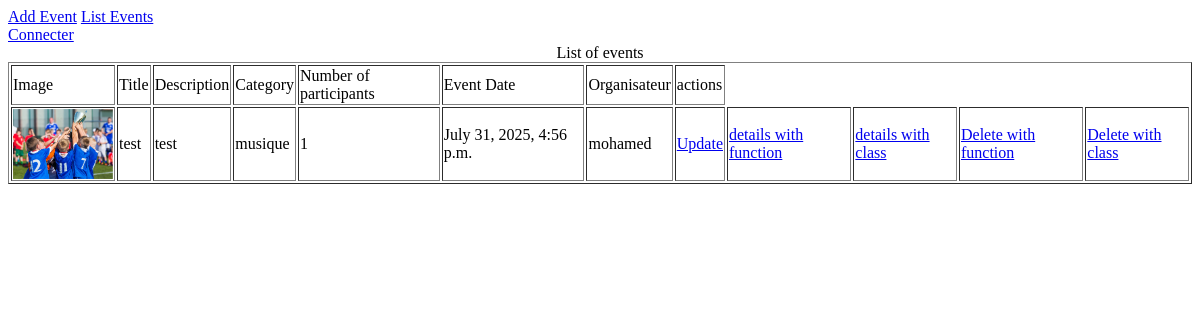
/event/list/, run on an earlier commit of the app's database.
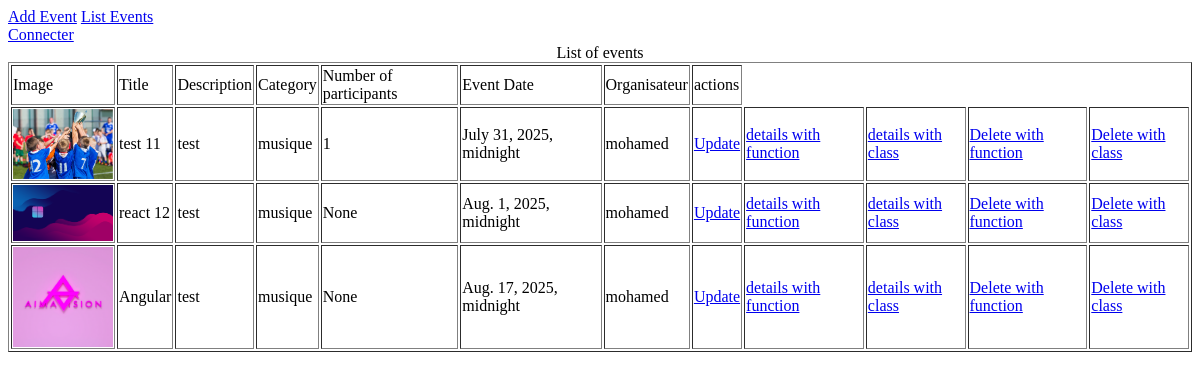
And on a later commit of the database.
### Event/models.py (models this page shows, shortened)
class Event(models.Model):
    title=models.CharField(max_length=30)
    description=models.TextField()
    category =models.CharField(choices=category_list ,max_length=20)
    image = models.ImageField(null=True , upload_to='images')
    state= models.BooleanField(default=True)
    nbr_participants= models.IntegerField(null=True)
    evt_date= models.DateTimeField()
    creation_date=models.DateTimeField(auto_now_add=True)
    updated_date=models.DateTimeField(auto_now=True)
    organisateur = models.ForeignKey(Person, on_delete=models.SET_NULL , null=True)
    participant= models.ManyToManyField(Person, through="Participants" , related_name="participant")
    class Meta:
        constraints=[models.CheckConstraint(check=models.Q(evt_date__gt = datetime.now()) , name="Please check the event date")]

### Person/models.py (models this page shows)
class Person(AbstractUser):
    cin = models.CharField(primary_key=True , max_length=8 ,validators=[validate_cin])
    username=models.CharField(max_length=20,unique=True)
    email=models.EmailField(max_length=30 ,validators=[validate_email])
    USERNAME_FIELD="username"
    class Meta:
        verbose_name="Person"

### Event/views.py (the view)
# urls.py: path('list/',listEvent, name="list"),
def listEvent(request):
    events= Event.objects.filter(state=True)
    return render (request,'event/list.html',{"events":events})

### Template/event/list.html
{% extends 'base.html' %}
{% block body %}
<table border="1" align="center">
    <caption>List of events </caption>
    <tr>
        <td>Image</td>
        <td>Title</td>
        <td>Description</td>
        <td>Category</td>
        <td>Number of participants</td>
        <td>Event Date</td>
        <td>Organisateur</td>
        <td>actions</td>
    </tr>
    {% for e in events %}
    <tr>
        <td> <img src="{{e.image.url}}"  width="100">   </td>
        <td>{{e.title}}</td>
        <td>{{e.description}}</td>
        <td>{{e.category}}</td>
        <td>{{e.nbr_participants}}</td>
        <td>{{e.evt_date}}</td>
        <td>{{e.organisateur}}</td>
        <td><a href="{% url 'updateEvent' e.id %}">Update</a></td>
        <td><a href="{% url 'detailsEvent' e.id %}">details with function</a></td>
    <td><a href="{% url 'detailsClass' e.id %}">details with class</a></td>
    <td><a href="{% url 'deleteEvent' e.id %}"> Delete with function</a></td>
    <td><a href="{% url 'deleteWithClass' e.id %}"> Delete with class</a></td>
    </tr>
    {% endfor %}
</table>
{% endblock %}

### Template/base.html (shortened to what this page needs)
{% block nav %}
<nav>
    <a href="{% url 'addEvent' %}">Add Event</a>
    <a href="{% url 'list' %}">List Events</a>
</nav>
{% if user.is_authenticated %}
<h1>Welcome {{user}}</h1>
<a href="{% url 'logout' %}">Logout</a>
{% else %}
<a href="{% url 'login_user' %}">Connecter</a>
{% endif %}
{% endblock %}
{% block body %}{% endblock %}

What changed in the data, as far as the page shows it:
changed Event: title "test" → "test 11"; evt_date "July 31, 2025, 4:56 p.m." → "July 31, 2025, midnight"
added Event: image (picture), title "react 12", description "test", category "musique", nbr_participants "None", evt_date "Aug. 1, 2025, midnight", organisateur "mohamed"
added Event: image (picture), title "Angular", description "test", category "musique", nbr_participants "None", evt_date "Aug. 17, 2025, midnight", organisateur "mohamed"
